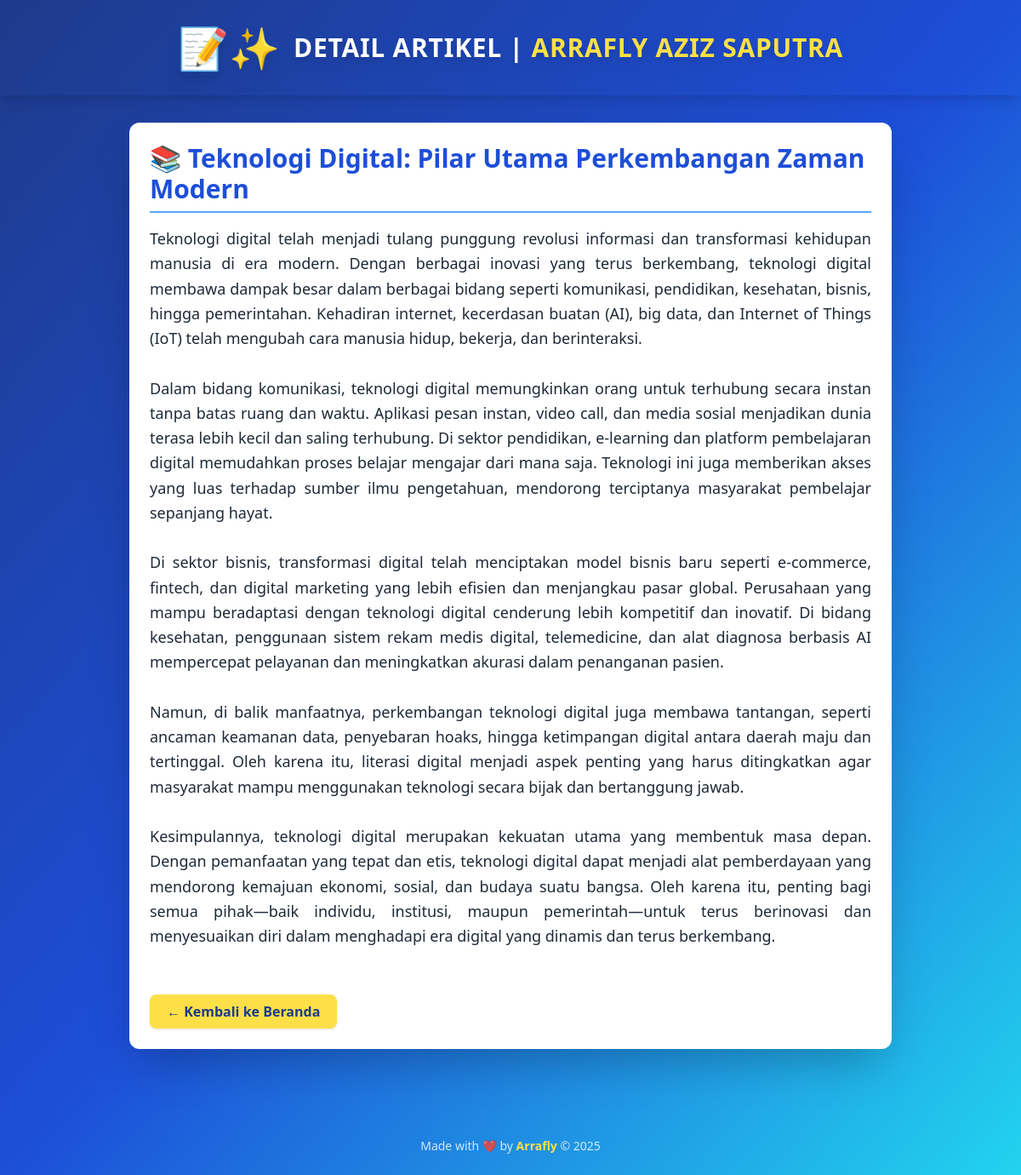
The page /detail_artikel.php?id=4 on the database its author committed.
### tables this page shows
CREATE TABLE `tbl_artikel` (
  `id_artikel` int(5) NOT NULL,
  `nama_artikel` text NOT NULL,
  `isi_artikel` text NOT NULL
);

### detail_artikel.php (the view, shortened to what this page needs)
<?php
include "koneksi.php";
$id = mysqli_real_escape_string($db, $_GET['id']);
$sql = "SELECT * FROM tbl_artikel WHERE id_artikel = '$id'";
$query = mysqli_query($db, $sql);
$data = mysqli_fetch_array($query);
?>
<!DOCTYPE html>
<html lang="en">
<head>
    <script src="https://cdn.tailwindcss.com"></script>
</head>
<body class="bg-gradient-to-br from-blue-900 via-blue-700 to-cyan-400 min-h-screen text-white font-sans">
    <header class="text-center py-8 shadow-lg">
        <div class="flex flex-col items-center space-y-2 md:flex-row md:space-y-0 md:space-x-4 md:justify-center animate-pulse">
            <div class="text-4xl md:text-5xl animate-bounce drop-shadow-xl">📝✨</div>
            <h1 class="text-2xl sm:text-3xl md:text-4xl lg:text-3xl font-bold tracking-wide drop-shadow-lg">
                DETAIL ARTIKEL | <span class="text-yellow-300">ARRAFLY AZIZ SAPUTRA</span>
            </h1>
        </div>
    </header>
    <main class="max-w-4xl mx-auto p-6 mt-8 bg-white text-gray-800 dark:bg-gray-900 dark:text-white rounded-xl shadow-2xl transition-all duration-500 hover:scale-[1.02]">
        <h2 class="text-3xl font-extrabold text-blue-700 mb-4 border-b-2 border-blue-400 pb-2">
            📚 <?php echo htmlspecialchars($data['nama_artikel']); ?>
        </h2>
        <p class="text-lg leading-relaxed text-justify">
            <?php echo nl2br(htmlspecialchars($data['isi_artikel'])); ?>
        </p>
        <div class="mt-6">
            <a href="index.php" class="inline-block bg-yellow-300 hover:bg-yellow-400 text-blue-900 font-bold px-5 py-2 rounded-lg shadow hover:scale-105 transition duration-300">
                ← Kembali ke Beranda
            </a>
        </div>
    </main>
    <footer class="mt-20 text-center text-sm text-white/80 py-6">
        Made with ❤️ by <span class="font-bold text-yellow-300">Arrafly</span> © <?php echo date("Y"); ?>
    </footer>
</body>
</html>

### rows shown on the page
tbl_artikel: nama_artikel "Teknologi Digital: Pilar Utama Perkembangan Zaman Modern", isi_artikel "Teknologi digital telah menjadi tulang punggung revolusi informasi dan transformasi kehidupan manusia di era modern. Dengan berbagai inovasi yang terus berkembang, teknologi digital membawa dampak besar dalam berbagai bidang seperti komunikasi, pendidikan, kesehatan, bisnis, hingga pemerintahan. Kehadiran internet, kecerdasan buatan (AI), big data, dan Internet of Things (IoT) telah mengubah cara manusia hidup, bekerja, dan berinteraksi. Dalam bidang komunikasi, teknologi digital memungkinkan orang untuk terhubung secara instan tanpa batas ruang dan waktu. Aplikasi pesan instan, video call, dan media sosial menjadikan dunia terasa lebih kecil dan saling terhubung. Di sektor pendidikan,…"
